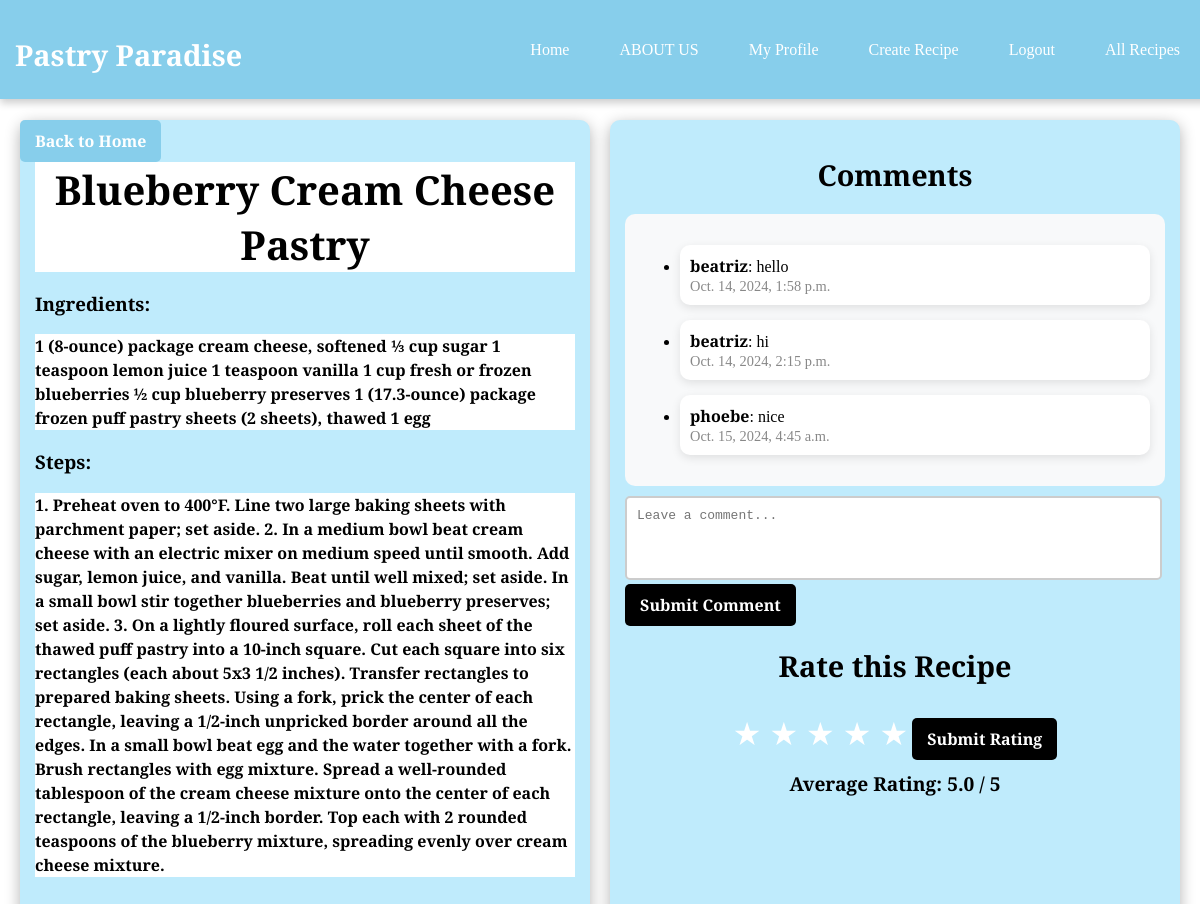
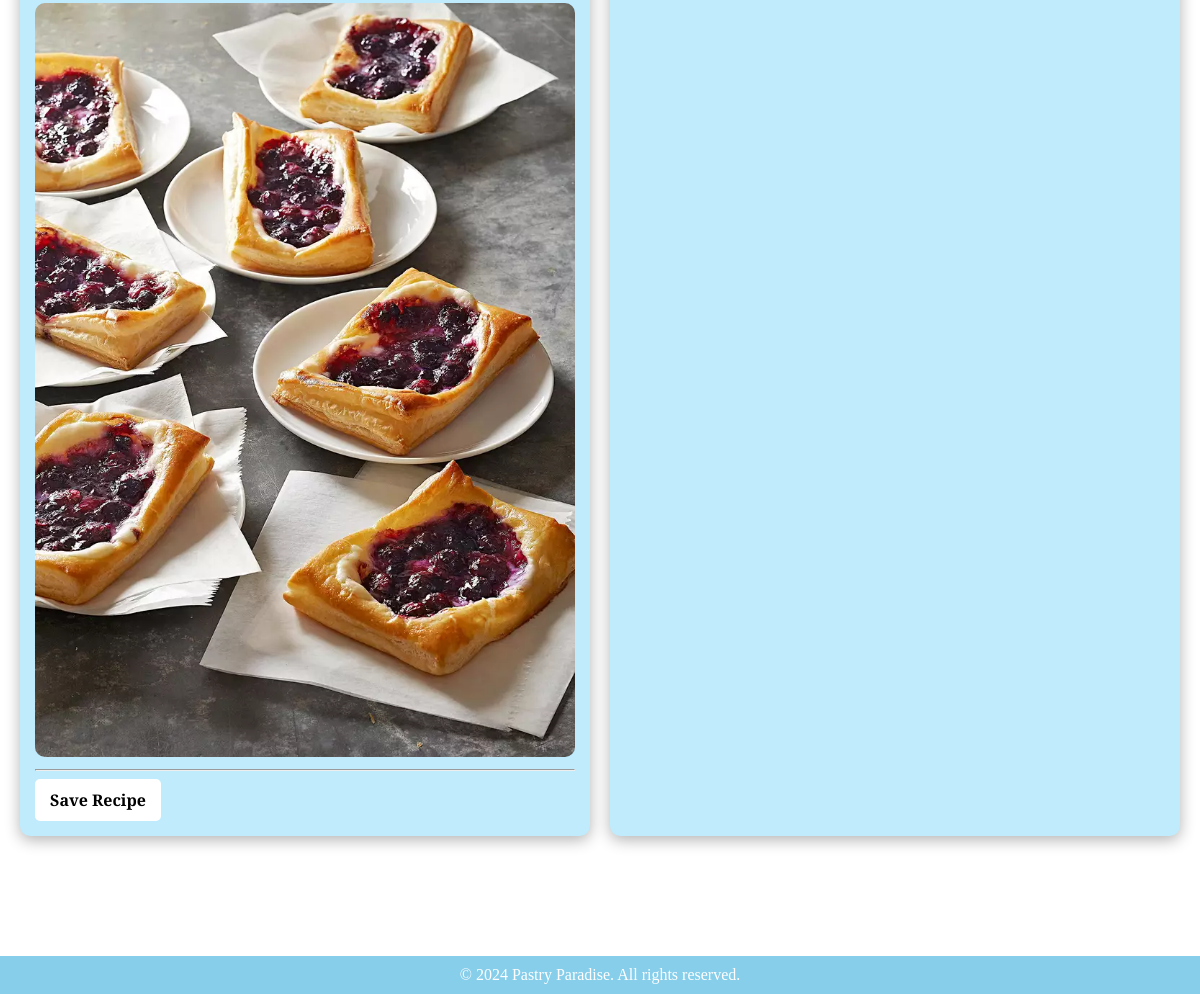
The app's page /recipe/14/ (signed in) with its own data (2 pictures, top to bottom).
### myApp/models.py (models this page shows, shortened)
class Recipe(models.Model):
    title = models.CharField(max_length=200)
    ingredients = models.TextField()
    steps = models.TextField()
    image = models.ImageField(upload_to='recipes/', null=True, blank=True)
    created_at = models.DateTimeField(auto_now_add=True)
    created_by = models.ForeignKey(User, on_delete=models.CASCADE)

class Comment(models.Model):
    recipe = models.ForeignKey(Recipe, related_name='comments', on_delete=models.CASCADE)
    user = models.ForeignKey(User, on_delete=models.CASCADE)
    text = models.TextField()
    created_at = models.DateTimeField(auto_now_add=True)

### myApp/views.py (the view)
# urls.py: path('recipe/<int:pk>/', views.recipe_detail, name='recipe_detail'),
def recipe_detail(request, pk):
    recipe = get_object_or_404(Recipe, pk=pk)
    comments = recipe.comments.all()
    ratings = recipe.ratings.all()
    average_rating = ratings.aggregate(Avg('score'))['score__avg'] if ratings.exists() else None
    return render(request, 'myApp/recipe_detail.html', {
        'recipe': recipe,
        'comments': comments,
        'average_rating': average_rating,
        'ratings': ratings,
    })

### myApp/templates/myApp/recipe_detail.html (shortened to what this page needs)
<!DOCTYPE html>
<html lang="en">
<head>
</head>
<body>
    <nav>
        <div class="logo">
            <a href="{% url 'homepage' %}" style="color: white; text-decoration: none;">
                <h2>Pastry Paradise</h2>
            </a>
        </div>
        <ul>
            <li><a href="{% url 'homepage' %}">Home</a></li>
            <li><a href="{% url 'about_us' %}">ABOUT US</a></li>
            {% if user.is_authenticated %}
                <li><a href="{% url 'profile' %}">My Profile</a></li>
                <li><a href="{% url 'create_recipe' %}">Create Recipe</a></li>
                <li><a href="{% url 'logout' %}">Logout</a></li>
            {% else %}
                <li><a href="{% url 'login' %}">Login</a></li>
                <li><a href="{% url 'register' %}">Register</a></li>
            {% endif %}
            <li><a href="{% url 'all_recipes' %}">All Recipes</a></li>
        </ul>
    </nav>
    <div class="main-content">
        <div class="recipe-container">
            <h1>{{ recipe.title }}</h1>
            <h3><strong>Ingredients:</strong></h3>
            <p>{{ recipe.ingredients }}</p>
            <h3><strong>Steps:</strong></h3>
            <p>{{ recipe.steps }}</p>
            {% if recipe.image %}
                <img src="{{ recipe.image.url }}" alt="{{ recipe.title }}">
            {% endif %}
            <hr>
            {% if user.is_authenticated %}
                <form method="POST" action="{% url 'save_recipe' recipe.pk %}">
                    <button type="submit" style="background-color: white; color: #000000;">Save Recipe</button>
                </form>
            {% endif %}
        </div>
        <div class="right-side">
            <h2>Comments</h2>
            <div class="comment-section">
                <ul>
                    {% for comment in comments %}
                        <li class="comment">
                            <strong>{{ comment.user.username }}</strong>: {{ comment.text }} <br>
                            <small>{{ comment.created_at }}</small>
                        </li>
                    {% empty %}
                        <li>No comments yet.</li>
                    {% endfor %}
                </ul>
            </div>
            {% if user.is_authenticated %}
                <div class="comment-form">
                    <form method="POST" action="{% url 'add_comment' recipe.pk %}">
                        <textarea name="comment_text" placeholder="Leave a comment..." required></textarea>
                        <button type="submit">Submit Comment</button>
                    </form>
                </div>
            {% else %}
                <h3>You must be logged in to leave a comment.</h3>
            {% endif %}
            <h2>Rate this Recipe</h2>
{% if user.is_authenticated %}
    <div class="rating-section">
        <form method="POST" action="{% url 'add_rating' recipe.pk %}">
            <div class="star-rating">
                <label for="5-stars">&#9733;</label>
                <label for="4-stars">&#9733;</label>
                <label for="3-stars">&#9733;</label>
                <label for="2-stars">&#9733;</label>
                <label for="1-star">&#9733;</label>
            </div>
            <button type="submit">Submit Rating</button>
            {% if average_rating %}
                <h3 class="average-rating">Average Rating: {{ average_rating|floatformat:1 }} / 5</h3>
            {% else %}
                <h3 class="average-rating">No ratings yet.</h3>
            {% endif %}
        </form>
    </div>
{% else %}
    <h3>You must be logged in to rate this recipe.</h3>
{% endif %}
        </div>
    </div>
    <div class="back-button-container">
        <a href="{% url 'all_recipes' %}">
            <button>Back to Home</button>
        </a>
    </div>
    <footer>
        <div>&copy; 2024 Pastry Paradise. All rights reserved.</div>
    </footer>
</body>
</html>

### myApp/templates/myApp/recipe_detail.html (style rules this page uses)
body { font-family: 'Cinzel', serif; margin: 0; padding: 0; background: white; display: flex; flex-direction: column; min-height: 100vh; }
nav { background-color: #87ceeb; color: white; padding: 15px; display: flex; justify-content: space-between; align-items: center; box-shadow: 0 4px 8px rgba(0, 0, 0, 0.2); position: fixed; width: 100%; top: 0; z-index: 1000; }
.logo h2 { color: white; }
nav ul { list-style-type: none; margin: 0; padding: 0; display: flex; }
nav ul li { margin-right: 20px; }
nav ul li a { color: white; text-decoration: none; padding: 8px 15px; border-radius: 5px; transition: background-color 0.3s; }
.main-content { display: flex; justify-content: center; margin: 100px auto; max-width: 1500px; padding: 20px; gap: 20px; }
.recipe-container, .right-side { flex: 30%; background-color: #bfebfc; padding: 15px; border-radius: 10px; box-shadow: 0 4px 15px rgba(0, 0, 0, 0.3); }
h1 { color: #000000; text-align: center; font-size: 2.5em; margin-bottom: 10px; background-color: white; }
h2 { color: #000000; text-align: center; font-size: 1.8em; margin: 20px 0 10px; }
p { line-height: 1.5; color: #000000; font-size: 1em; margin: 10px 0; background-color: white; font-weight: bolder; }
img { max-width: 100%; margin-top: 20px; border-radius: 10px; }
.rating-section { text-align: center; margin-top: 30px; }
.star-rating { font-size: 2em; display: inline-block; }
.star-rating label { color: #ffffff; cursor: pointer; transition: transform 0.2s; }
.average-rating { margin-top: 10px; font-size: 1.2em; color: #000000; }
.comment-section { margin-top: 20px; padding: 15px; background-color: #f8f9fa; border-radius: 10px; max-height: 300px; overflow-y: auto; text-align: left; }
.comment { margin-bottom: 15px; padding: 10px; background-color: #fff; border-radius: 10px; box-shadow: 0 3px 10px rgba(0, 0, 0, 0.1); }
.comment strong { color: black; }
.comment small { font-size: 0.9em; color: #888; }
.comment-form textarea { width: 95%; height: 60px; margin-top: 10px; padding: 10px; border-radius: 5px; border: 2px solid #ccc; resize: none; transition: box-shadow 0.3s; font-size: 1em; }
button { background-color: #000000; color: white; border: none; padding: 10px 15px; border-radius: 5px; cursor: pointer; transition: background-color 0.3s, transform 0.2s; font-family: 'Cinzel', serif; font-weight: bold; font-size: 1em; }
.back-button-container { position: fixed; top: 120px; left: 20px; z-index: 999; }
.back-button-container button { background-color: #87ceeb; color: white; border: none; padding: 10px 15px; border-radius: 5px; cursor: pointer; transition: background-color 0.3s, transform 0.2s; font-family: 'Cinzel', serif; font-weight: bold; font-size: 1em; }
footer { background-color: #87ceeb; color: white; padding: 10px 0; text-align: center; width: 100%; position: relative; bottom: 0; }

### records on screen
Recipe: title "Blueberry Cream Cheese Pastry", ingredients "1 (8-ounce) package cream cheese, softened ⅓ cup sugar 1 teaspoon lemon juice 1 teaspoon vanilla 1 cup fresh or frozen blueberries ½ cup blueberry preserves 1 (17.3-ounce) package frozen puff pastry sheets (2 sheets), thawed 1 egg", steps "1. Preheat oven to 400°F. Line two large baking sheets with parchment paper; set aside. 2. In a medium bowl beat cream cheese with an electric mixer on medium speed until smooth. Add sugar, lemon juice, and vanilla. Beat until well mixed; set aside. In a small bowl stir together blueberries and blueberry preserves; set aside. 3. On a lightly floured surface, roll each sheet of the thawed puff pastry into a 10-inch square. Cut each square into six rectangles (each about 5x3 1/2 inches). Transfer rectangles to prepared baking sheets. Using a fork, prick the center of each rectangle, leaving a 1/2-inch unpricked border around all the edges. In a small bowl beat egg and the water together with…", image (picture)
Comment: user.username "beatriz", text "hello", created_at "Oct. 14, 2024, 1:58 p.m."
Comment: user.username "beatriz", text "hi", created_at "Oct. 14, 2024, 2:15 p.m."
Comment: user.username "phoebe", text "nice", created_at "Oct. 15, 2024, 4:45 a.m."

### other values on screen
{{ average_rating|floatformat:1 }} "5.0"
